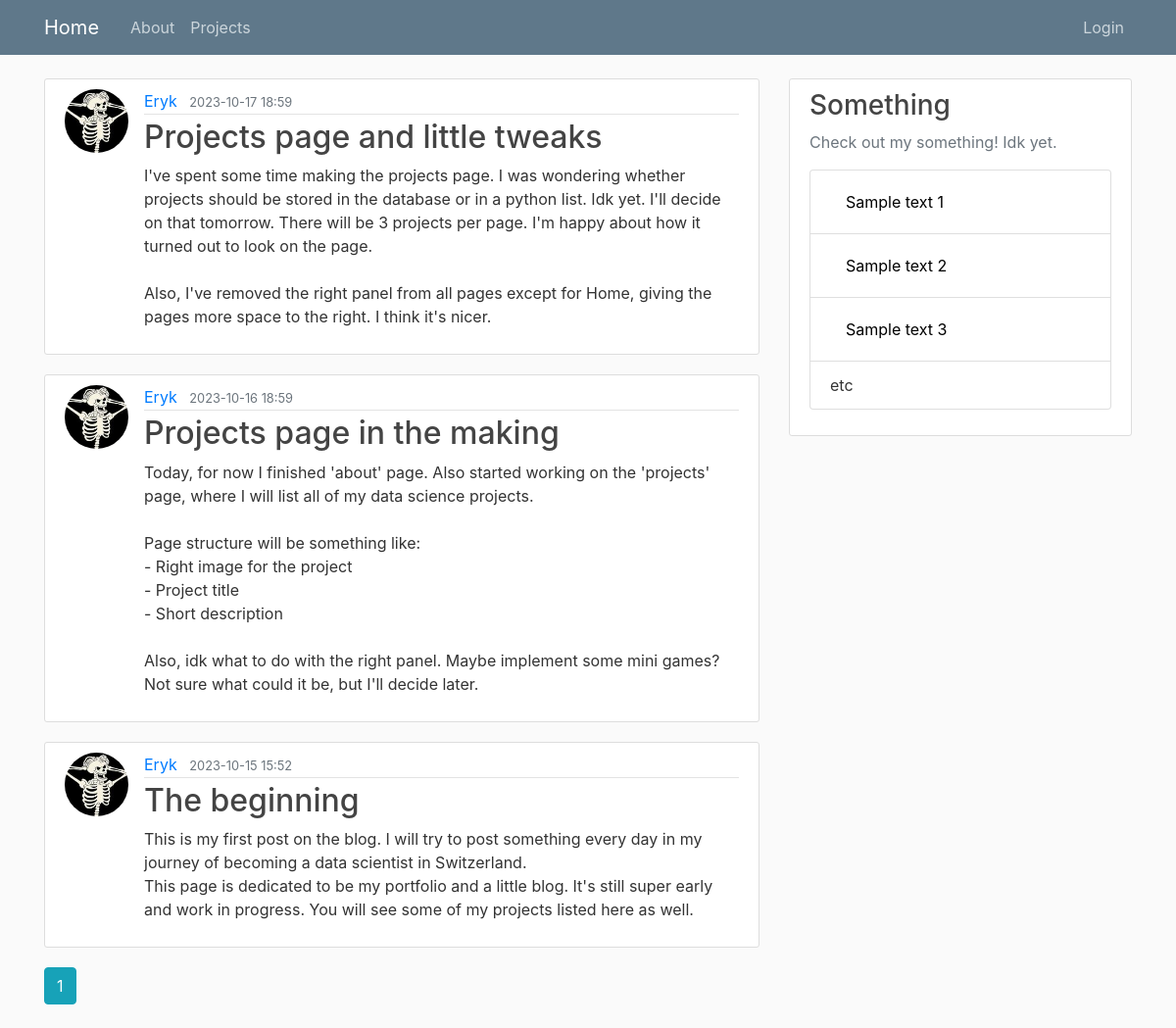
Page /home on the earlier database version.
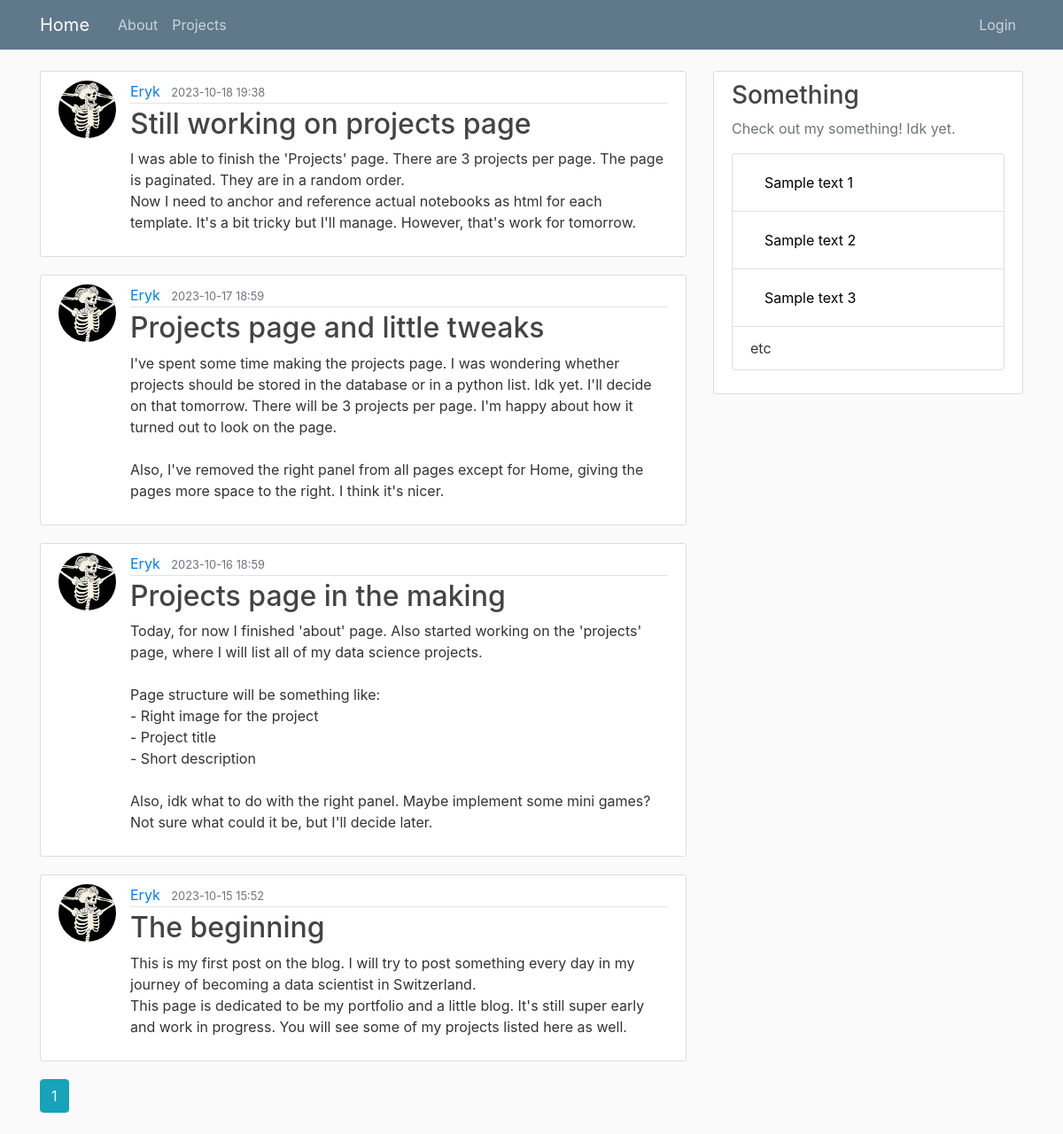
Same page on the later database version.
### blog/models.py (models this page shows, shortened)
class Post(db.Model):
    id = db.Column(db.Integer, primary_key=True)
    title = db.Column(db.String(100), nullable=False)
    date_posted = db.Column(db.DateTime, nullable=False, default=datetime.utcnow)
    content = db.Column(db.Text, nullable=False)
    user_id = db.Column(db.Integer, db.ForeignKey('user.id'), nullable=False)

class User(db.Model, UserMixin):
    id = db.Column(db.Integer, primary_key=True)
    username = db.Column(db.String(20), unique=True, nullable=False)
    email = db.Column(db.String(120), unique=True, nullable=False)
    image_file = db.Column(db.String(20), nullable=False, default='default.jpg')
    password = db.Column(db.String(60), nullable=False)
    posts = db.relationship('Post', backref='author', lazy=True)

### blog/main/routes.py (the view)
@main.route("/")
@main.route("/home")
def home():
	page = request.args.get('page', default=1, type=int)
	posts = Post.query.order_by(Post.date_posted.desc()).paginate(page=page, per_page=5)
	return render_template('home.html', posts=posts)

### blog/templates/home.html
{% extends "layout.html" %}
{% block content %}
    {% for post in posts.items %}
        <article class="media content-section">
            <img class="rounded-circle article-img" src="{{ url_for('static', filename='profile_pics/' + post.author.image_file) }}">
            <div class="media-body">
                <div class="article-metadata">
                    <a class="mr-2" href="{{ url_for('users.user_posts', username=post.author.username) }}" style="text-decoration: none;">{{ post.author.username }}</a>
                    <small class="text-muted">{{ post.date_posted.strftime('%Y-%m-%d %H:%M') }}</small>
                </div>
                <h2><a class="article-title" href="{{ url_for('posts.post', post_id=post.id) }}" style="text-decoration: none;">{{ post.title }}</a></h2>
                <p class="article-content">{{ post.content }}</p>
            </div>
        </article>
    {% endfor %}
    {% for page_num in posts.iter_pages(left_edge=1, right_edge=1, left_current=1, right_current=1) %}
        {% if page_num %}
            {% if posts.page == page_num %}
                <a class="btn btn-info mb-4" href="{{ url_for('main.home', page=page_num) }}">{{ page_num }}</a>
            {% else %}
                <a class="btn btn-outline-info mb-4" href="{{ url_for('main.home', page=page_num) }}">{{ page_num }}</a>
            {% endif %}
        {% else %}
            ...
        {% endif %}
    {% endfor %}
{% endblock content %}

### blog/templates/layout.html (shortened to what this page needs)
<!DOCTYPE html>
<html lang="en">
<head>
     <link rel="stylesheet" href="https://maxcdn.bootstrapcdn.com/bootstrap/4.0.0/css/bootstrap.min.css">
     <link rel="stylesheet" type="text/css" href="{{ url_for('static', filename='main.css') }}">
 </head>
 <body>
     <header class="site-header">
       <nav class="navbar navbar-expand-md navbar-dark bg-steel fixed-top">
         <div class="container">
           <a class="navbar-brand mr-4" href="{{ url_for('main.home') }}">Home</a>
           <div class="collapse navbar-collapse" id="navbarToggle">
             <div class="navbar-nav mr-auto">
               <a class="nav-item nav-link" href="{{ url_for('main.about') }}">About</a>
             </div>
            <div class="collapse navbar-collapse" id="navbarToggle">
              <div class="navbar-nav mr-auto">
                <a class="nav-item nav-link" href="{{ url_for('projects.projects_page') }}">Projects</a>
              </div>
            </div>
             <div class="navbar-nav ml-auto">
               {% if current_user.is_authenticated %}
                 <a class="nav-item nav-link" href="{{ url_for('posts.new_post') }}">New Post</a>
                 <a class="nav-item nav-link" href="{{ url_for('users.account') }}">Account</a>
                 <a class="nav-item nav-link" href="{{ url_for('users.logout') }}">Logout</a>
               {% else %}
                 <a class="nav-item nav-link" href="{{ url_for('users.login') }}">Login</a>
               {% endif %}
             </div>
           </div>
         </div>
       </nav>
     </header>
     <main role="main" class="container">
       <div class="row">
         {% if request.path == '/home' %}
          <div class="col-md-8">
         {% else %}
          <div class="col-md-10">
         {% endif %}
           {% block content %}{% endblock %}
         </div>
         {% if request.path == '/home' %}
         <div class="col-md-4">
           <div class="content-section">
             <h3>Something</h3>
             <p class='text-muted'>Check out my something! Idk yet.
               <ul class="list-group">
                 <li class="list-group-item">
                  <a class="nav-link" href="#" style="color:black">Sample text 1</a></li>
                 <li class="list-group-item">
                  <a class="nav-link" href="#" style="color:black">Sample text 2</a></li>
                 <li class="list-group-item">
                  <a class="nav-link" href="#" style="color:black">Sample text 3</a></li>
                 <li class="list-group-item ">etc</li>
               </ul>
             </p>
           </div>
         </div>
         {% endif %}
       </div>
     </main>
 </body>
 </html>

### blog/static/main.css (style rules this page uses)
body { background: #fafafa; color: #333333; margin-top: 5rem; }
h1, h2, h3, h4, h5, h6 { color: #444444; }
.bg-steel { background-color: #5f788a; }
.site-header .navbar-nav .nav-link { color: #cbd5db; }
.content-section { background: #ffffff; padding: 10px 20px; border: 1px solid #dddddd; border-radius: 3px; margin-bottom: 20px; }
.article-title { color: #444444; }
.article-content { white-space: pre-line; }
.article-img { height: 65px; width: 65px; margin-right: 16px; }
.article-metadata { padding-bottom: 1px; margin-bottom: 4px; border-bottom: 1px solid #e3e3e3 }

Differences in the rows shown:
added Post: image_file (picture), author.username "Eryk", date_posted "2023-10-18 19:38", title "Still working on projects page", content "I was able to finish the 'Projects' page. There are 3 projects per page. The page is paginated. They are in a random order. Now I need to anchor and reference actual notebooks as html for each template. It's a bit tricky but I'll manage. However, that's work for tomorrow."
